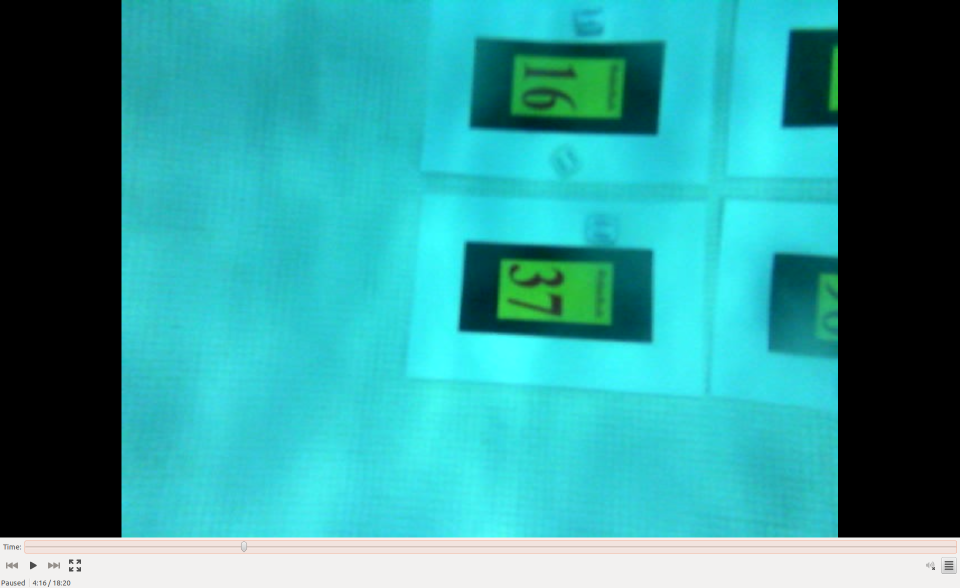
#> input picture vision/sample_frame.png, 1920 x 1176 px (shown at 1/2 size)
$ python -i vampireSlots.py   (imports and definitions only)   (Python 2 division)   (older library calls are emulated)
#> lines starting #> are read from the running program, lines starting #| are printed output that depends on the picture; after the words box and inside, x2 and y2 are one past the last pixel; in counts of white or black regions, pixels touching at a corner belong together
#> further down, picture is the input picture: shape (1176, 1920, 3); mean B, G, R 154.3, 153.6, 50.8
### vision2/Entities/Utilities/dist.py
import numpy as np


"""
turns the frame into  a gray scale image of distance from input color
input opencv frame, the color you want the distance from
output normalized opencv frame
"""
def dist(frame, color):
  Z = frame.reshape((-1,3))
  color = np.float32(color).reshape((-1, 3))
  dist = Z - color
  dist = dist**2
  dist = sum(np.transpose(dist))
  dist = np.sqrt(dist)
  dist = np.uint8(dist)
  dist = dist.reshape((frame.shape[0:2]))
  return dist

### vision/Entities/VisObj/slotsVisObj.py
"""
implementation of the gate vision obj
"""
import numpy as np
import cv2
from visobj import VisObj
import math
import time

class HoleRecord:
  def __init__(self, time, hole):
    self.time = time
    self.hole = hole

"""
sparse grid of hole records
can be thought of as grid where each unit has a list of holes in it
"""
class History:
  def __init__(self):
    # length coords need to be close by
    self.coord_length = 20
    # rows = { x1 : { y1 : HoleRecord}, x4 : { y2 : HoleRecord}, ... }
    self.rows = {}

  # add a record to the grid
  # [25 lines left out: functions addRecord, clearRecords, not called in this run]


keys = ["found", "locations"]
# coords
history = History()


class slotsVisObj(VisObj):

  keys = ["found", "locations"]
  history = {}

  def __init__(self, data):
    self.found = data[0]
    self.locations = data[1]
    self.out = {"found" : False, "locations" : []}
    # time it takes points drawn points to fade from memory
    self.fadeTime = .15

  # [14 lines left out: functions updateHistory, historyPoints, not called in this run]

  def draw(self, frame):

    if not self.found:
      return frame

    for x, y, w, h in self.locations:
      cv2.rectangle(frame,(x,y),(x+w,y+h),(0,0,0),-1)
      cv2.rectangle(frame,(x,y),(x+w,y+h),(0,255,0),2)
      cv2.rectangle(frame,(x + w/2 - 2,y + h/2 -2),(x + w/2 + 2, y + h/2 + 2),(0,0,255),-1)
    return frame

  """
  returns closest location to the center of the screen
  """
  # [10 lines left out: function closestLoc, not called in this run]

### vision/Entities/vampireSlots.py
import cv2
import numpy as np
import math
from Utilities import norm
from Utilities import dist
from VisObj import visObjects

visObj = "slots"
obj = visObjects[visObj]
keys = obj([False, []]).keys
SCREEN_AREA = 5000 #200000

vampireHoles = [(.187, .131), (.842, .134), (.596, .625)]
casinoHoles = [(.187, .131), (.842, .134), (.524, .888)]

# gradient coordinate of holes on slots rectangle
EXPECTED_HOLES = casinoHoles

def sortKeyVal(keyVal):
  return keyVal[1][0]

def mostCommonFrequencies(freqs, num=1):
  if num > len(freqs):
    raise ValueError("Not enough elements in dictionary")

  freqs_array = []
  for key in freqs:
    freqs_array.append([key, freqs[key]])
  freqs_array.sort(key = sortKeyVal, reverse=True)
  print "sorted", freqs_array

  keys = []
  for i in range(num):
    print "DIV", freqs_array[i]
    keys.append(freqs_array[i][1][1] / freqs_array[i][1][0])

  print "keys is", keys

  return keys

#isNearHole(EXPECTED_HOLES, (x, y), (x_min, y_min, width, height), 15)
def isNearHole(holes, contour_loc, board, cutoffDist):
  board_w, board_h = board
  contour_x, contour_y = contour_loc
  for hole in holes:
    abs_x, abs_y = board_w * hole[0], board_h * hole[1]
    print("RAEL DIST", math.sqrt( (abs_x - contour_x) ** 2 + (abs_y - contour_y) ** 2 ), abs_x, abs_y, contour_x, contour_y)
    if math.sqrt( (abs_x - contour_x) ** 2 + (abs_y - contour_y) ** 2 ) <= cutoffDist:
      return True
  return False

"""
Finds bent path in image where path is bends 45 degrees midway through.
"""
def ProcessFrame(frame):
  import time
  #time.sleep(.1)
  out = obj([False, []])

  #frame = norm(frame)
  frameOut = np.copy(frame)
  m = cv2.mean(frame)
#> m = (154.3, 153.6, 50.82, 0)
  red = dist(frame, [0,  0, 255])
#> in dist, `dist = dist.reshape((frame.shape[0:2]))`:
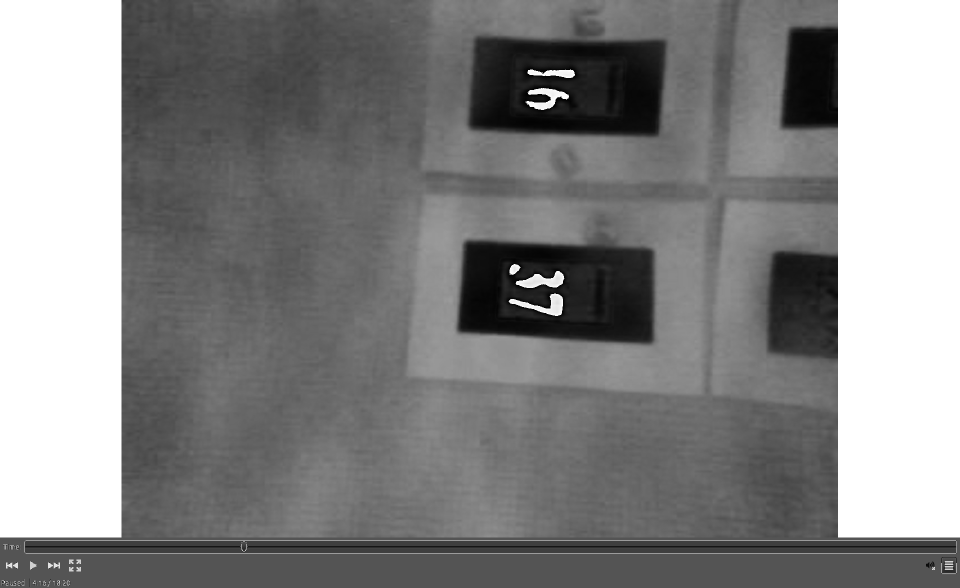
#> dist: shape (1176, 1920) (shown at 1/2 size); min 0, max 255, mean 132.8
  red = blur = cv2.blur(red,(5,5))
  debugFrame("red", red)

  yellow = dist(frame, [0,  255, 255])
#> in dist (call 2), `dist = dist.reshape((frame.shape[0:2]))`:
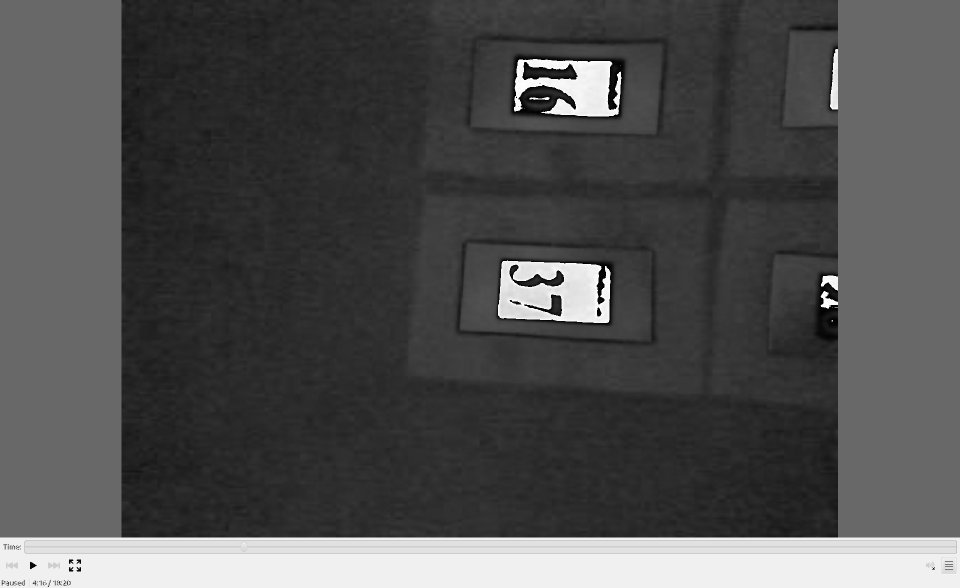
#> dist: shape (1176, 1920) (shown at 1/2 size); min 0, max 255, mean 79.2
  yellow = blur = cv2.blur(yellow,(5,5))
  debugFrame("yellow", yellow)

  (row, col, pages) = frame.shape
#> row = 1176; col = 1920; pages = 3
  maxArea = (row * col)/3
#> maxArea = 752640
  minArea = 200
  red = cv2.medianBlur(red, ksize = 3)
  # multiplier of                                     std dev init was   2.65
  #ret, thresh = cv2.threshold(yellow, 100, 255, cv2.THRESH_BINARY_INV)
  w = 10
  ret, thresh = cv2.threshold(yellow, 213 - w, 213 + w, cv2.THRESH_BINARY_INV)
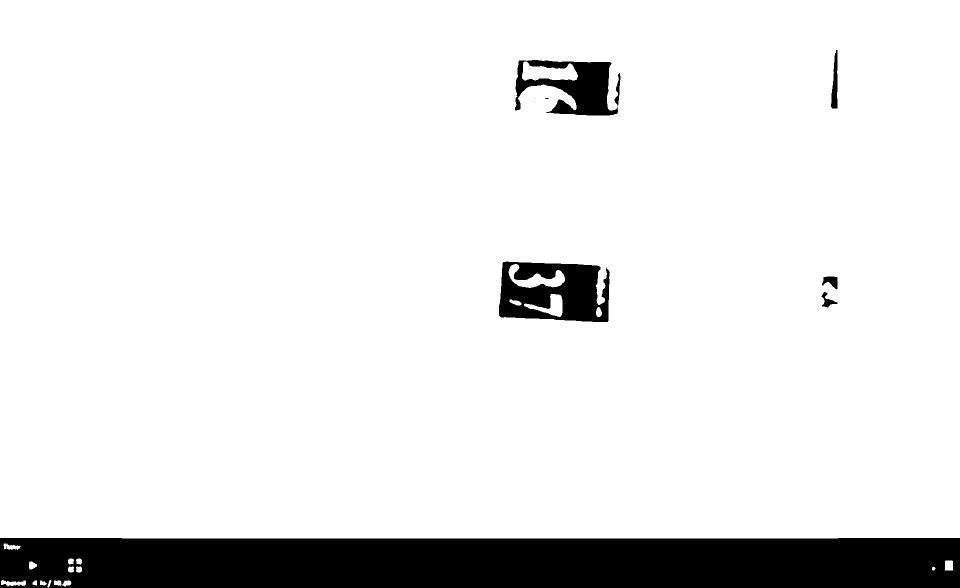
#> thresh: shape (1176, 1920) (shown at 1/2 size); values 0 (black) and 223 (white), 90.2% white; 9 black regions (2 under 20 px), largest, box (x1, y1, x2, y2) and area: (0, 1076, 1920, 1176) 188359, (998, 523, 1219, 644) 19022, (1030, 120, 1236, 231) 12125
#> ret = 203
  debugFrame("threshOg", thresh)
  threshOg = thresh[::]
  kernel = np.ones((7,7),np.uint8)
  thresh = cv2.erode(thresh,kernel, iterations = 2)
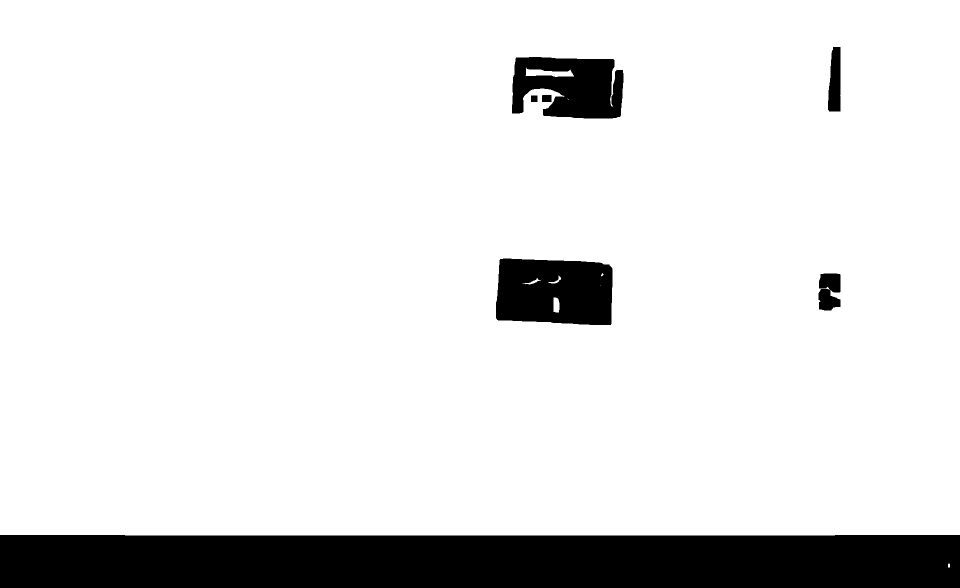
#> thresh: shape (1176, 1920) (shown at 1/2 size); values 0 (black) and 223 (white), 88.6% white; 7 black regions, largest, box (x1, y1, x2, y2) and area: (0, 1070, 1920, 1176) 202070, (992, 517, 1225, 650) 27822, (1024, 114, 1247, 237) 21031
  debugFrame("thresh", thresh)


  """
  Hough
  """

  circleList = []

  minDeg = 80.0
  s = .8
  d = 3.7
  maxrad = 80
  minrad = 10
  step = 50
  """
  for radius in range(minrad + step, maxrad + 1, step):
    circles =  cv2.HoughCircles(image = red, method = cv2.cv.CV_HOUGH_GRADIENT, dp = 4.2, minDist =  2 * radius, param2 = int((2 * radius * math.pi)/8.94), minRadius = radius - step, maxRadius = radius)
    msg = "minRadius: %d, maxRadius %d" % (radius - step, radius)
    if type(circles) != type(None):
      print msg + " found: %d" % (len(circles))
      for circ in circles[0,:]:
        circleList.append(circ)
        cv2.circle(frameOut, (circ[0], circ[1]), circ[2], (0,0,0), 2, 8, 0 )
    else:
      print msg + " no circ found"
  """

  #lines

  maxDegDif = 15

  minLineLength = 100
  maxLineGap = 20

  std = 8
  edges = cv2.Canny(red, std * 2.5,  1.2* std)
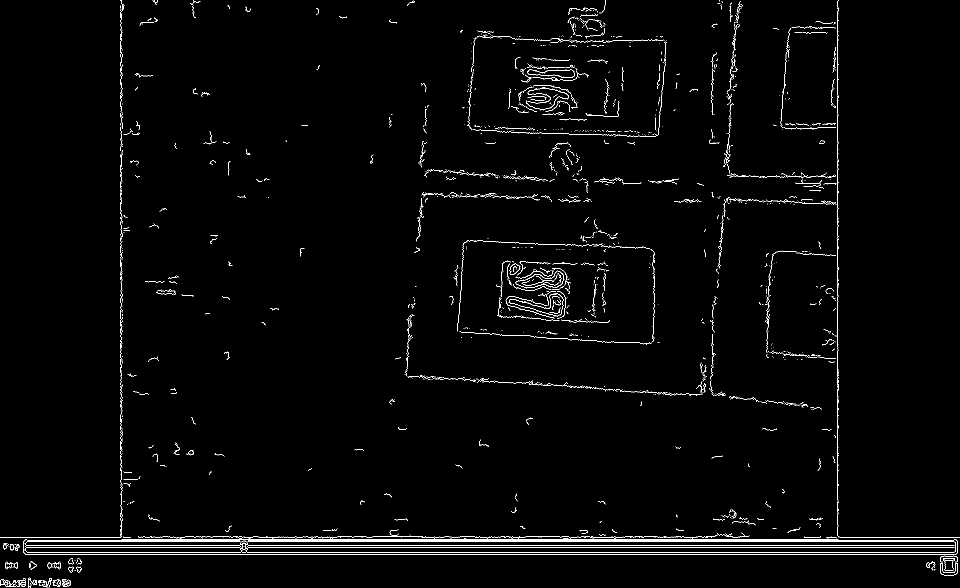
#> edges: shape (1176, 1920) (shown at 1/2 size); 1.7% white in thin lines or dots
  lines = cv2.HoughLinesP(edges,1,np.pi/180,100,minLineLength,maxLineGap)
#> lines = 49 rows, first 6: [498, 1090, 1908, 1090], [498, 1095, 1908, 1095], [50, 1108, 1912, 1108], [54, 1104, 481, 1104], [496, 1081, 1907, 1081], [496, 1083, 1908, 1083]
  poles = []


  INIT_MIN = 9999
  INIT_MAX = -1
  min_x = INIT_MIN
  max_x = INIT_MAX
  min_y = INIT_MIN
  max_y = INIT_MAX

  # store x coords of vert lines, y of horiz. Categorize them into different value boundaries.
  horiz = {}
  vert = {}
  cut_off = 20
  min_height = 20
  min_width = 40

  if lines.__class__.__name__ != 'NoneType':
    for x0,y0,x1,y1 in lines[0]:
      theta = math.atan2(y1-y0, x1-x0)
      deg = theta * 180 / math.pi
      # vert lines
      if abs( abs(int(deg)) - 90) <= maxDegDif:
        #cv2.line(frameOut,(x0,y0),(x1,y1),(255,0,255),5)
        x_avg = (x0 + x1) / 2
        idx = x_avg / int(cut_off)
        if idx in vert:
          vert[idx][0] += 1
          vert[idx][1] += x_avg
        else:
          vert[idx] = [1, x_avg]

      # horiz lines
      if abs( abs(int(deg)) - 0) <= maxDegDif:
        #cv2.line(frameOut,(x0,y0),(x1,y1),(0,0,255),5)
        y_avg = (y0 + y1) / 2
        idx = y_avg / int(cut_off)
        if idx in horiz:
          horiz[idx][0] += 1
          horiz[idx][1] += y_avg
        else:
          horiz[idx] = [1, y_avg]
#> this loop made 1 pass
#> (x0, y0, x1, y1, theta, deg, y_avg, idx) on pass 1: (498, 1090, 1908, 1090, 0, 0, 1090, 54)
#> after the loop, horiz = {54: [1, 1090]}; vert = 0 items

    try:
      max_num = 3
      if len(vert) < max_num:
        max_num = len(vert)
#> max_num = 0
      x_list = mostCommonFrequencies(vert, num=max_num)
#> after the loop in mostCommonFrequencies, `for key in freqs:`: freqs_array = []
#| sorted []
#| keys is []
#> x_list = []
      #for x in x_list:
      #  cv2.line(frameOut,(x, 0),(x, 100),(255,255,255),5)
      x_min, x_max = min(x_list), max(x_list)


      max_num = 4
      if len(horiz) < max_num:
        max_num = len(horiz)
      y_list = mostCommonFrequencies(horiz, num=max_num)
      print "\t\t\t\t\t\t\t\t\tY's", y_list
      #for y in y_list:
      #  cv2.line(frameOut,(0, y),(100, y),(255,255,255),5)
      y_min, y_max = min(y_list), max(y_list)

      # height of the slots over the width
      targ_aspect_ratio = 1.7

      forceThrowOut = False
      try:
        actual_targ_aspect_ratio = float(y_max - y_min) / float(x_max - x_min)
      except Exception as e:
        forceThrowOut = False

      throwOut = forceThrowOut or abs(x_max - x_min) < min_width or abs(actual_targ_aspect_ratio - targ_aspect_ratio) > .4 #or abs(y_max - y_min) < min_height

      if not throwOut:
        h, w, _ = frame.shape
        cv2.rectangle(frameOut, (int(x_min), int(y_min)), (int(x_max), int(y_max)), (0, 0, 255), thickness=7, lineType=8, shift=0)
        #cv2.rectangle(frameOut, (int(x_min), int(0)), (int(x_max), int(h)), (255, 0, 0), thickness=7, lineType=8, shift=0)
        #targ_x =
        #cv2.rectangle(frameOut, (int(x_min), int(0)), (int(x_max), int(h)), (255, 0, 0), thickness=7, lineType=8, shift=0)

        print "*" * 15, targ_aspect_ratio,

        sub = thresh[y_min:y_max, x_min:x_max]
        debugFrame("sub", sub)

        #contours, _ = cv2.findContours(sub, cv2.RETR_TREE, cv2.CHAIN_APPROX_SIMPLE)
        #contour_img = np.copy(frame[0:h, x_min:x_max])

        """
        Contours
        """

        contours, _ = cv2.findContours(sub, cv2.RETR_TREE, cv2.CHAIN_APPROX_SIMPLE)
        contour_img = np.copy(frame[y_min:y_max, x_min:x_max])
        real_contours = []
        for cnt in contours:
            area = cv2.contourArea(cnt)
            # this is the area of the screen
            # often, the whole sceen is detected as a contour :/
            # here, we remove it
            #h, w, _ = sub.shape
            x, y, w, h = cv2.boundingRect(cnt)
            aspectRatio = float(h) / w
            if area < SCREEN_AREA and .5 <= aspectRatio and aspectRatio <= 2 and isNearHole(EXPECTED_HOLES, (x + w / 2, y + h / 2), (x_max - x_min, y_max - y_min), 30):
              cv2.drawContours(contour_img, [cnt], 0, (0,255,0), 3)
              real_contours.append(cnt)
        debugFrame("contours", contour_img)
        contours = real_contours

        holes = []
        for cnt in real_contours:
          x, y, w, h = cv2.boundingRect(cnt)
          holes.append((x + x_min, y + y_min, w, h))

          """
          possible_lens = [4]
          # and abs(area_side - perimeter_side) < 2
          if len(approx) in possible_lens and bound_actual_area_ratio > .5 and area > MIN_HOLE_AREA:
            cv2.fillConvexPoly(frameOut, approx, (255,0,0))
            hole = x,y,w,h
            holes.append(hole)
          """
        out = obj([True, holes])

    except ValueError as e:
      print "Not enough nums"

  #out.updateHistory(holes)
  frameOut = out.draw(frameOut)
  debugFrame("out", frameOut)
  return out

def sortPoles(pole):

  return pole[1][0]

def debugFrame(name, frame):
	cv2.imshow(name, frame)


>>> import cv2
>>> picture = cv2.imread('../sample_frame.png')
>>> result = ProcessFrame(picture)
